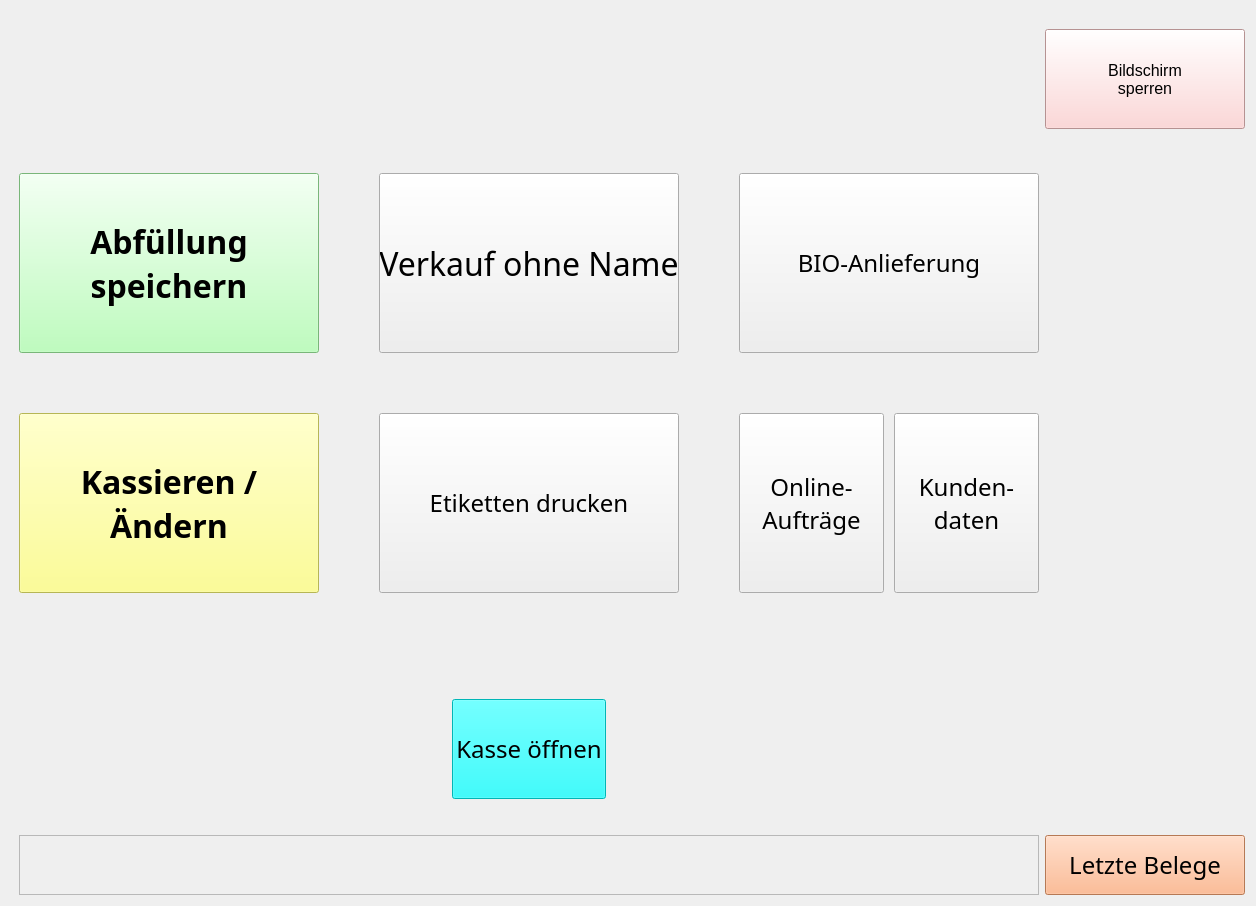
<?xml version="1.0" encoding="UTF-8"?>
<ui version="4.0">
 <class>Form</class>
 <widget class="QWidget" name="Form">
  <property name="geometry">
   <rect>
    <x>0</x>
    <y>0</y>
    <width>1256</width>
    <height>906</height>
   </rect>
  </property>
  <property name="sizePolicy">
   <sizepolicy hsizetype="Preferred" vsizetype="Expanding">
    <horstretch>0</horstretch>
    <verstretch>0</verstretch>
   </sizepolicy>
  </property>
  <property name="windowTitle">
   <string>Form</string>
  </property>
  <layout class="QGridLayout" name="gridLayout_2">
   <item row="0" column="1">
    <spacer name="verticalSpacer_2">
     <property name="orientation">
      <enum>Qt::Vertical</enum>
     </property>
     <property name="sizeHint" stdset="0">
      <size>
       <width>651</width>
       <height>80</height>
      </size>
     </property>
    </spacer>
   </item>
   <item row="0" column="2">
    <widget class="QPushButton" name="button_sperren">
     <property name="minimumSize">
      <size>
       <width>200</width>
       <height>100</height>
      </size>
     </property>
     <property name="maximumSize">
      <size>
       <width>200</width>
       <height>16777215</height>
      </size>
     </property>
     <property name="palette">
      <palette>
       <active>
        <colorrole role="Button">
         <brush brushstyle="SolidPattern">
          <color alpha="255">
           <red>255</red>
           <green>204</green>
           <blue>204</blue>
          </color>
         </brush>
        </colorrole>
        <colorrole role="Base">
         <brush brushstyle="SolidPattern">
          <color alpha="255">
           <red>255</red>
           <green>204</green>
           <blue>204</blue>
          </color>
         </brush>
        </colorrole>
        <colorrole role="Window">
         <brush brushstyle="SolidPattern">
          <color alpha="255">
           <red>255</red>
           <green>204</green>
           <blue>204</blue>
          </color>
         </brush>
        </colorrole>
       </active>
       <inactive>
        <colorrole role="Button">
         <brush brushstyle="SolidPattern">
          <color alpha="255">
           <red>255</red>
           <green>204</green>
           <blue>204</blue>
          </color>
         </brush>
        </colorrole>
        <colorrole role="Base">
         <brush brushstyle="SolidPattern">
          <color alpha="255">
           <red>255</red>
           <green>204</green>
           <blue>204</blue>
          </color>
         </brush>
        </colorrole>
        <colorrole role="Window">
         <brush brushstyle="SolidPattern">
          <color alpha="255">
           <red>255</red>
           <green>204</green>
           <blue>204</blue>
          </color>
         </brush>
        </colorrole>
       </inactive>
       <disabled>
        <colorrole role="Button">
         <brush brushstyle="SolidPattern">
          <color alpha="255">
           <red>255</red>
           <green>204</green>
           <blue>204</blue>
          </color>
         </brush>
        </colorrole>
        <colorrole role="Base">
         <brush brushstyle="SolidPattern">
          <color alpha="255">
           <red>255</red>
           <green>204</green>
           <blue>204</blue>
          </color>
         </brush>
        </colorrole>
        <colorrole role="Window">
         <brush brushstyle="SolidPattern">
          <color alpha="255">
           <red>255</red>
           <green>204</green>
           <blue>204</blue>
          </color>
         </brush>
        </colorrole>
       </disabled>
      </palette>
     </property>
     <property name="font">
      <font>
       <pointsize>12</pointsize>
       <weight>50</weight>
       <bold>false</bold>
      </font>
     </property>
     <property name="focusPolicy">
      <enum>Qt::NoFocus</enum>
     </property>
     <property name="styleSheet">
      <string notr="true">background-color: #fcc; border-color: red;</string>
     </property>
     <property name="text">
      <string>Bildschirm
sperren</string>
     </property>
     <property name="iconSize">
      <size>
       <width>40</width>
       <height>50</height>
      </size>
     </property>
    </widget>
   </item>
   <item row="1" column="2">
    <spacer name="horizontalSpacer_5">
     <property name="orientation">
      <enum>Qt::Horizontal</enum>
     </property>
     <property name="sizeHint" stdset="0">
      <size>
       <width>40</width>
       <height>20</height>
      </size>
     </property>
    </spacer>
   </item>
   <item row="2" column="0">
    <spacer name="horizontalSpacer_3">
     <property name="orientation">
      <enum>Qt::Horizontal</enum>
     </property>
     <property name="sizeHint" stdset="0">
      <size>
       <width>283</width>
       <height>455</height>
      </size>
     </property>
    </spacer>
   </item>
   <item row="2" column="1">
    <layout class="QVBoxLayout" name="verticalLayout">
     <item>
      <layout class="QGridLayout" name="gridLayout">
       <property name="spacing">
        <number>60</number>
       </property>
       <item row="0" column="4">
        <widget class="QPushButton" name="button_bioanlieferung">
         <property name="minimumSize">
          <size>
           <width>300</width>
           <height>180</height>
          </size>
         </property>
         <property name="font">
          <font>
           <family>Linux Biolinum O</family>
           <pointsize>18</pointsize>
          </font>
         </property>
         <property name="focusPolicy">
          <enum>Qt::NoFocus</enum>
         </property>
         <property name="text">
          <string>BIO-Anlieferung</string>
         </property>
         <property name="icon">
          <iconset>
           <normaloff>../icons/bio.png</normaloff>../icons/bio.png</iconset>
         </property>
         <property name="iconSize">
          <size>
           <width>32</width>
           <height>32</height>
          </size>
         </property>
        </widget>
       </item>
       <item row="0" column="2">
        <widget class="QPushButton" name="button_verkauf">
         <property name="minimumSize">
          <size>
           <width>300</width>
           <height>180</height>
          </size>
         </property>
         <property name="font">
          <font>
           <family>Linux Biolinum O</family>
           <pointsize>24</pointsize>
          </font>
         </property>
         <property name="focusPolicy">
          <enum>Qt::NoFocus</enum>
         </property>
         <property name="text">
          <string>Verkauf ohne Name</string>
         </property>
        </widget>
       </item>
       <item row="0" column="1">
        <widget class="QPushButton" name="button_abfuellung">
         <property name="minimumSize">
          <size>
           <width>300</width>
           <height>180</height>
          </size>
         </property>
         <property name="font">
          <font>
           <family>Linux Biolinum O</family>
           <pointsize>24</pointsize>
           <weight>75</weight>
           <bold>true</bold>
          </font>
         </property>
         <property name="focusPolicy">
          <enum>Qt::NoFocus</enum>
         </property>
         <property name="styleSheet">
          <string notr="true">background-color: #afa; border-color: green;</string>
         </property>
         <property name="text">
          <string>Abfüllung
speichern</string>
         </property>
        </widget>
       </item>
       <item row="1" column="2">
        <widget class="QPushButton" name="button_etiketten">
         <property name="minimumSize">
          <size>
           <width>150</width>
           <height>180</height>
          </size>
         </property>
         <property name="font">
          <font>
           <family>Linux Biolinum O</family>
           <pointsize>18</pointsize>
          </font>
         </property>
         <property name="focusPolicy">
          <enum>Qt::NoFocus</enum>
         </property>
         <property name="text">
          <string>Etiketten drucken</string>
         </property>
        </widget>
       </item>
       <item row="1" column="1">
        <widget class="QPushButton" name="button_abholung">
         <property name="minimumSize">
          <size>
           <width>150</width>
           <height>180</height>
          </size>
         </property>
         <property name="font">
          <font>
           <family>Linux Biolinum O</family>
           <pointsize>24</pointsize>
           <weight>75</weight>
           <bold>true</bold>
          </font>
         </property>
         <property name="focusPolicy">
          <enum>Qt::NoFocus</enum>
         </property>
         <property name="styleSheet">
          <string notr="true">background-color: #ff7;</string>
         </property>
         <property name="text">
          <string>Kassieren /
Ändern</string>
         </property>
        </widget>
       </item>
       <item row="1" column="4">
        <layout class="QHBoxLayout" name="horizontalLayout_2">
         <property name="spacing">
          <number>10</number>
         </property>
         <item>
          <widget class="QPushButton" name="button_onlineauftraege">
           <property name="minimumSize">
            <size>
             <width>145</width>
             <height>180</height>
            </size>
           </property>
           <property name="font">
            <font>
             <family>Linux Biolinum O</family>
             <pointsize>18</pointsize>
            </font>
           </property>
           <property name="focusPolicy">
            <enum>Qt::NoFocus</enum>
           </property>
           <property name="text">
            <string>Online-
Aufträge</string>
           </property>
          </widget>
         </item>
         <item>
          <widget class="QPushButton" name="button_kundendaten">
           <property name="minimumSize">
            <size>
             <width>145</width>
             <height>180</height>
            </size>
           </property>
           <property name="font">
            <font>
             <family>Linux Biolinum O</family>
             <pointsize>18</pointsize>
            </font>
           </property>
           <property name="focusPolicy">
            <enum>Qt::NoFocus</enum>
           </property>
           <property name="text">
            <string>Kunden-
daten</string>
           </property>
          </widget>
         </item>
        </layout>
       </item>
      </layout>
     </item>
     <item>
      <spacer name="verticalSpacer">
       <property name="orientation">
        <enum>Qt::Vertical</enum>
       </property>
       <property name="sizeType">
        <enum>QSizePolicy::Expanding</enum>
       </property>
       <property name="sizeHint" stdset="0">
        <size>
         <width>20</width>
         <height>100</height>
        </size>
       </property>
      </spacer>
     </item>
     <item>
      <layout class="QHBoxLayout" name="horizontalLayout">
       <item>
        <spacer name="horizontalSpacer">
         <property name="orientation">
          <enum>Qt::Horizontal</enum>
         </property>
         <property name="sizeHint" stdset="0">
          <size>
           <width>40</width>
           <height>20</height>
          </size>
         </property>
        </spacer>
       </item>
       <item>
        <widget class="QPushButton" name="button_kasse_oeffnen">
         <property name="sizePolicy">
          <sizepolicy hsizetype="Minimum" vsizetype="Fixed">
           <horstretch>0</horstretch>
           <verstretch>0</verstretch>
          </sizepolicy>
         </property>
         <property name="minimumSize">
          <size>
           <width>150</width>
           <height>100</height>
          </size>
         </property>
         <property name="baseSize">
          <size>
           <width>0</width>
           <height>100</height>
          </size>
         </property>
         <property name="palette">
          <palette>
           <active>
            <colorrole role="Button">
             <brush brushstyle="SolidPattern">
              <color alpha="255">
               <red>0</red>
               <green>255</green>
               <blue>255</blue>
              </color>
             </brush>
            </colorrole>
            <colorrole role="Base">
             <brush brushstyle="SolidPattern">
              <color alpha="255">
               <red>0</red>
               <green>255</green>
               <blue>255</blue>
              </color>
             </brush>
            </colorrole>
            <colorrole role="Window">
             <brush brushstyle="SolidPattern">
              <color alpha="255">
               <red>0</red>
               <green>255</green>
               <blue>255</blue>
              </color>
             </brush>
            </colorrole>
           </active>
           <inactive>
            <colorrole role="Button">
             <brush brushstyle="SolidPattern">
              <color alpha="255">
               <red>0</red>
               <green>255</green>
               <blue>255</blue>
              </color>
             </brush>
            </colorrole>
            <colorrole role="Base">
             <brush brushstyle="SolidPattern">
              <color alpha="255">
               <red>0</red>
               <green>255</green>
               <blue>255</blue>
              </color>
             </brush>
            </colorrole>
            <colorrole role="Window">
             <brush brushstyle="SolidPattern">
              <color alpha="255">
               <red>0</red>
               <green>255</green>
               <blue>255</blue>
              </color>
             </brush>
            </colorrole>
           </inactive>
           <disabled>
            <colorrole role="Button">
             <brush brushstyle="SolidPattern">
              <color alpha="255">
               <red>0</red>
               <green>255</green>
               <blue>255</blue>
              </color>
             </brush>
            </colorrole>
            <colorrole role="Base">
             <brush brushstyle="SolidPattern">
              <color alpha="255">
               <red>0</red>
               <green>255</green>
               <blue>255</blue>
              </color>
             </brush>
            </colorrole>
            <colorrole role="Window">
             <brush brushstyle="SolidPattern">
              <color alpha="255">
               <red>0</red>
               <green>255</green>
               <blue>255</blue>
              </color>
             </brush>
            </colorrole>
           </disabled>
          </palette>
         </property>
         <property name="font">
          <font>
           <family>Linux Biolinum O</family>
           <pointsize>18</pointsize>
          </font>
         </property>
         <property name="focusPolicy">
          <enum>Qt::NoFocus</enum>
         </property>
         <property name="styleSheet">
          <string notr="true">background-color: #0ff; border-color:blue;</string>
         </property>
         <property name="text">
          <string>Kasse öffnen</string>
         </property>
        </widget>
       </item>
       <item>
        <spacer name="horizontalSpacer_2">
         <property name="orientation">
          <enum>Qt::Horizontal</enum>
         </property>
         <property name="sizeHint" stdset="0">
          <size>
           <width>40</width>
           <height>20</height>
          </size>
         </property>
        </spacer>
       </item>
      </layout>
     </item>
    </layout>
   </item>
   <item row="2" column="2">
    <spacer name="horizontalSpacer_4">
     <property name="orientation">
      <enum>Qt::Horizontal</enum>
     </property>
     <property name="sizeHint" stdset="0">
      <size>
       <width>286</width>
       <height>455</height>
      </size>
     </property>
    </spacer>
   </item>
   <item row="3" column="1">
    <spacer name="verticalSpacer_4">
     <property name="orientation">
      <enum>Qt::Vertical</enum>
     </property>
     <property name="sizeType">
      <enum>QSizePolicy::Fixed</enum>
     </property>
     <property name="sizeHint" stdset="0">
      <size>
       <width>20</width>
       <height>30</height>
      </size>
     </property>
    </spacer>
   </item>
   <item row="4" column="1">
    <widget class="QTextEdit" name="errordisplay">
     <property name="enabled">
      <bool>false</bool>
     </property>
     <property name="maximumSize">
      <size>
       <width>16777215</width>
       <height>60</height>
      </size>
     </property>
     <property name="baseSize">
      <size>
       <width>0</width>
       <height>30</height>
      </size>
     </property>
     <property name="html">
      <string>&lt;!DOCTYPE HTML PUBLIC &quot;-//W3C//DTD HTML 4.0//EN&quot; &quot;http://www.w3.org/TR/REC-html40/strict.dtd&quot;&gt;
&lt;html&gt;&lt;head&gt;&lt;meta name=&quot;qrichtext&quot; content=&quot;1&quot; /&gt;&lt;style type=&quot;text/css&quot;&gt;
p, li { white-space: pre-wrap; }
&lt;/style&gt;&lt;/head&gt;&lt;body style=&quot; font-family:'Ubuntu'; font-size:11pt; font-weight:400; font-style:normal;&quot;&gt;
&lt;p style=&quot;-qt-paragraph-type:empty; margin-top:0px; margin-bottom:0px; margin-left:0px; margin-right:0px; -qt-block-indent:0; text-indent:0px; font-family:'Sans'; font-size:10pt;&quot;&gt;&lt;br /&gt;&lt;/p&gt;&lt;/body&gt;&lt;/html&gt;</string>
     </property>
    </widget>
   </item>
   <item row="4" column="2">
    <widget class="QPushButton" name="button_letzte_belege">
     <property name="sizePolicy">
      <sizepolicy hsizetype="Minimum" vsizetype="Fixed">
       <horstretch>0</horstretch>
       <verstretch>0</verstretch>
      </sizepolicy>
     </property>
     <property name="minimumSize">
      <size>
       <width>150</width>
       <height>60</height>
      </size>
     </property>
     <property name="baseSize">
      <size>
       <width>0</width>
       <height>100</height>
      </size>
     </property>
     <property name="font">
      <font>
       <family>Linux Biolinum O</family>
       <pointsize>18</pointsize>
      </font>
     </property>
     <property name="focusPolicy">
      <enum>Qt::NoFocus</enum>
     </property>
     <property name="styleSheet">
      <string notr="true">background-color: #fa7; border-color:#777;</string>
     </property>
     <property name="text">
      <string>Letzte Belege</string>
     </property>
    </widget>
   </item>
  </layout>
 </widget>
 <resources/>
 <connections/>
</ui>
